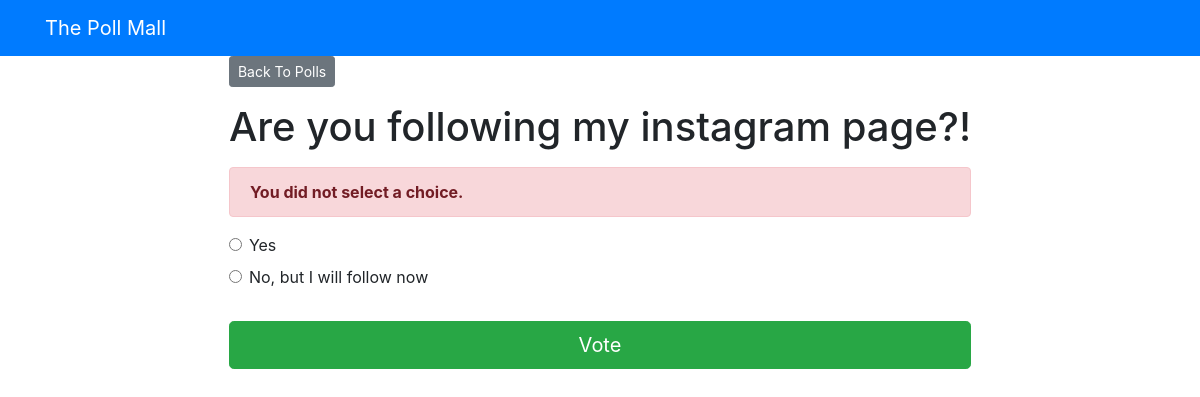
The app's page /polls/9/vote/ with its own data.
### pollApp/models.py (models this page shows, shortened)
class Question(models.Model):
    question_text = models.CharField(max_length = 300)
    pub_date = models.DateTimeField('date published')

class Choice(models.Model):
    question = models.ForeignKey(Question, on_delete = models.CASCADE)
    choice_text = models.CharField(max_length = 200)
    votes = models.IntegerField(default=0)

### pollApp/views.py (the view)
# urls.py: path('<int:question_id>/vote/', views.vote, name='vote'),
def vote(request, question_id):
    question = get_object_or_404(Question, pk = question_id)
    try:
        selected_choice = question.choice_set.get(pk = request.POST['choice'])
    except (KeyError, Choice.DoesNotExist):
        return render(request, 'polls/detail.html',
                      { 'question': question,
                        'error_message': 'You did not select a choice.'})
    else:
        selected_choice.votes += 1
        selected_choice.save()
        return HttpResponseRedirect(reverse('polls:results', args = (question.id,)))

### templates/polls/detail.html (shortened to what this page needs)
{% extends 'base.html' %}
{% block content %}
<a class ="btn btn-secondary btn-sm mb-3" href ="{% url 'polls:index' %}">Back To Polls</a>
<h1 class ="text-center mb-3">{{ question.question_text }}</h1>
{% if error_message %}
<p class ="alert alert-danger">
	<strong>{{ error_message }}</strong>
</p>
{% endif %}
<form action ="{% url 'polls:vote' question.id %}" method ="post">
	{% for choice in question.choice_set.all %}
	<div class ="form-check">
		<input type ="radio" name ="choice" class ="form-check-input" id ="choice{{ forloop.counter }}"
			value ="{{ choice.id }}" />
		<label for ="choice{{ forloop.counter }}">{{ choice.choice_text }}</label>
	</div>
	{% endfor %}
	<input type ="submit" value ="Vote" class ="btn btn-success btn-lg btn-block mt-4" />
</form>
{% endblock %}

### records on screen
Question: question_text "Are you following my instagram page?!"
Choice: choice_text "Yes"
Choice: choice_text "No, but I will follow now"

### other values on screen
{{ error_message }} "You did not select a choice."
